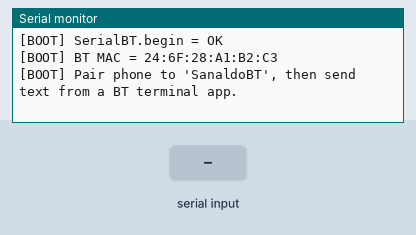
Bench run of a sketch on a simulated ESP32. Parts: the last lines printed to the serial monitor. The test bench sets the inputs (shaded band). Nothing arrives over Bluetooth unless stated.

Above: at 3.2 s.
3.3 s: "1" received over the second serial link
At 4.2 s:
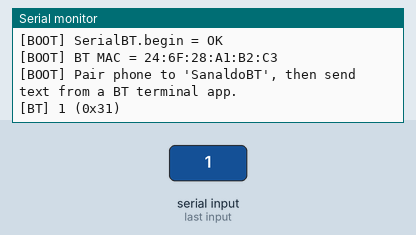
4.8 s: "0" received over the second serial link
At 5.4 s:
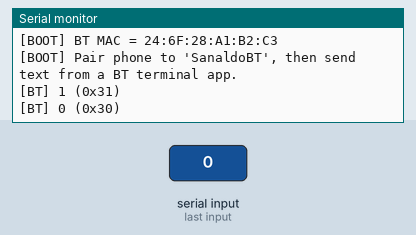

Measured:
- after the input at 3.3 s, the serial monitor: prints a new line at once (image 1)
- after the input at 4.8 s, the serial monitor: prints a new line at once (image 2)

The sketch:

BTtest.ino
```cpp
// SanaldoBTtest.ino — minimal Bluetooth test: print whatever the phone sends.
//
// Board: Deneyap Kart 1A (ESP32-WROVER-E) / any ESP32 with BT Classic.
// No motors. Pair your phone to "SanaldoBT", open any BT serial terminal app,
// send text — it shows up in the USB Serial Monitor. Whatever you type back in
// the Serial Monitor is sent to the phone (echo both ways).
//
// Tools -> Partition Scheme -> Huge APP (3MB No OTA)   <-- REQUIRED for BT.

#include "BluetoothSerial.h"
BluetoothSerial SerialBT;

// Deneyap Kart 1A: onboard LED is an addressable RGB (NeoPixel) on GPIO13.
#ifndef RGB_BUILTIN
#define RGB_BUILTIN 13
#endif
static inline void rgb(uint8_t r, uint8_t g, uint8_t b) { neopixelWrite(RGB_BUILTIN, r, g, b); }

void setup() {
  // Heartbeat FIRST — proves code runs without trusting Serial at all.
  for (int i = 0; i < 5; i++) { rgb(0, 40, 0); delay(150);   // green flash
                                rgb(0, 0, 0);  delay(150); }

  Serial.begin(115200);
  delay(500);
  Serial.println(F("\n[BOOT] sketch running, calling SerialBT.begin..."));
  Serial.flush();
  bool ok = SerialBT.begin("SanaldoBT");
  Serial.printf("[BOOT] SerialBT.begin = %s\n", ok ? "OK" : "FAIL");
  uint8_t mac[6];
  esp_read_mac(mac, ESP_MAC_BT);
  Serial.printf("[BOOT] BT MAC = %02X:%02X:%02X:%02X:%02X:%02X\n",
                mac[0], mac[1], mac[2], mac[3], mac[4], mac[5]);
  Serial.println(F("[BOOT] Pair phone to 'SanaldoBT', then send text from a BT terminal app."));
}

void loop() {
  rgb(0, ((millis() / 500) & 1) ? 20 : 0, 0);        // slow green blink = loop is alive

  while (SerialBT.available()) {                  // phone -> ESP32 -> USB + back to phone
    char c = SerialBT.read();
    Serial.printf("[BT] %c (0x%02X)\n", c, c);
    SerialBT.write(c);                            // echo back to the phone
  }
  while (Serial.available()) SerialBT.write(Serial.read());   // USB -> phone
}
```
